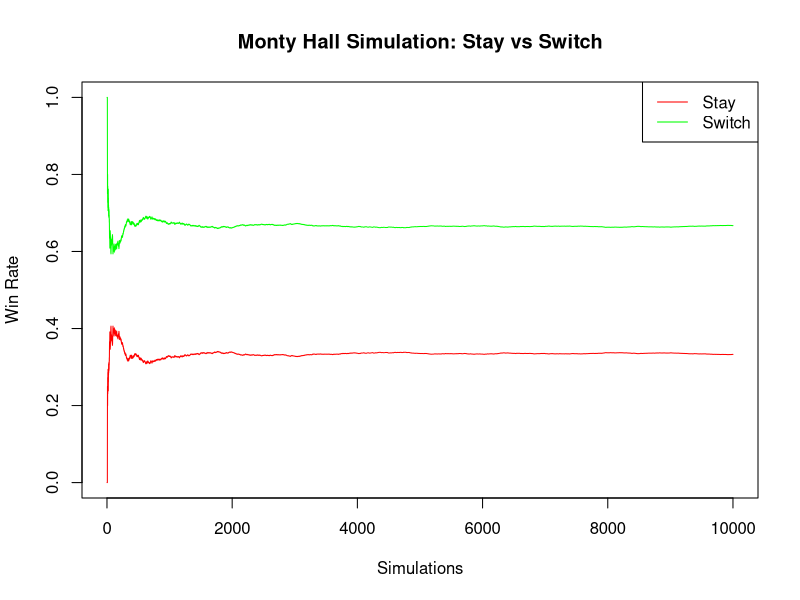
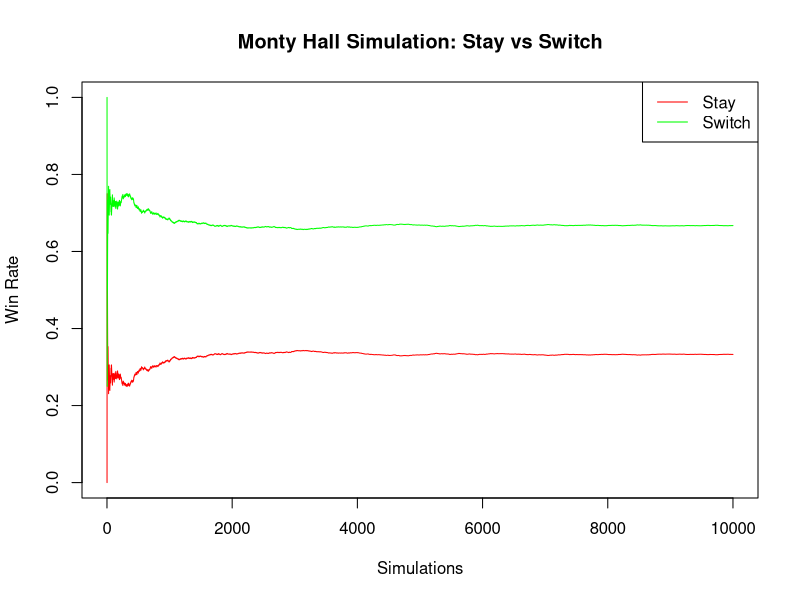
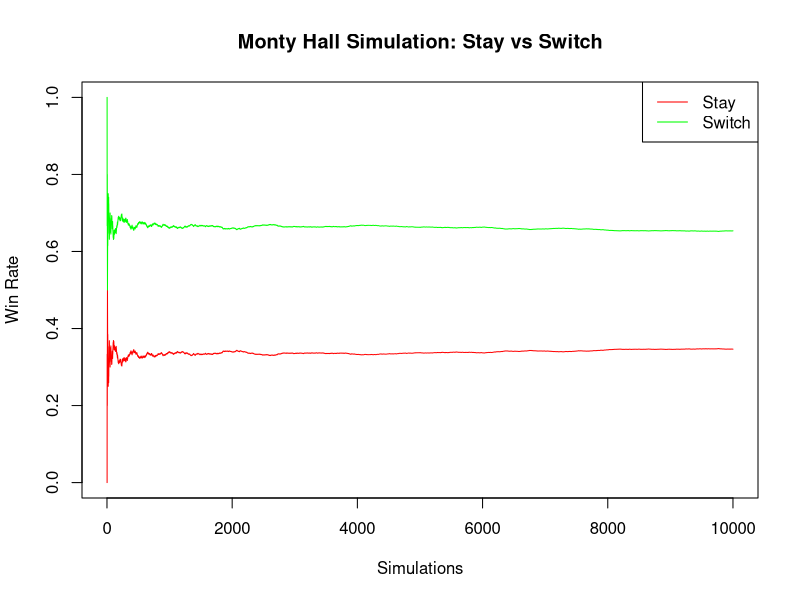
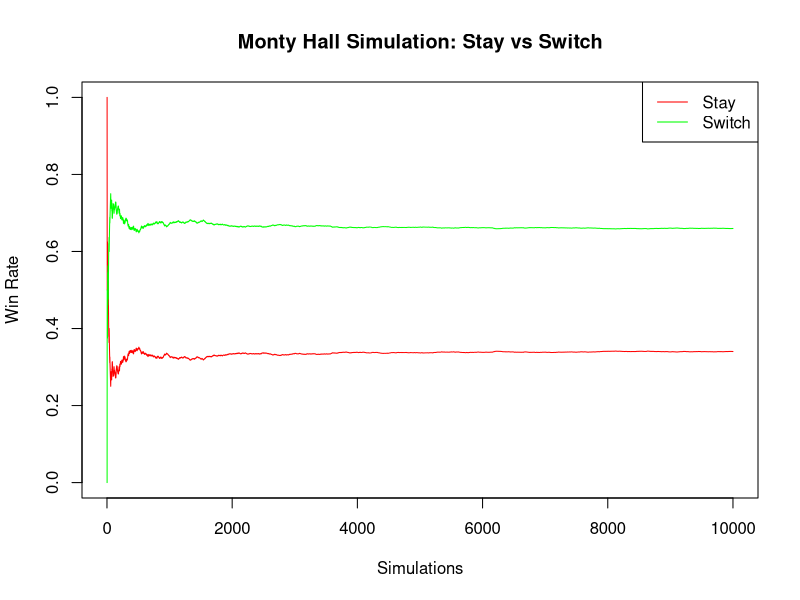
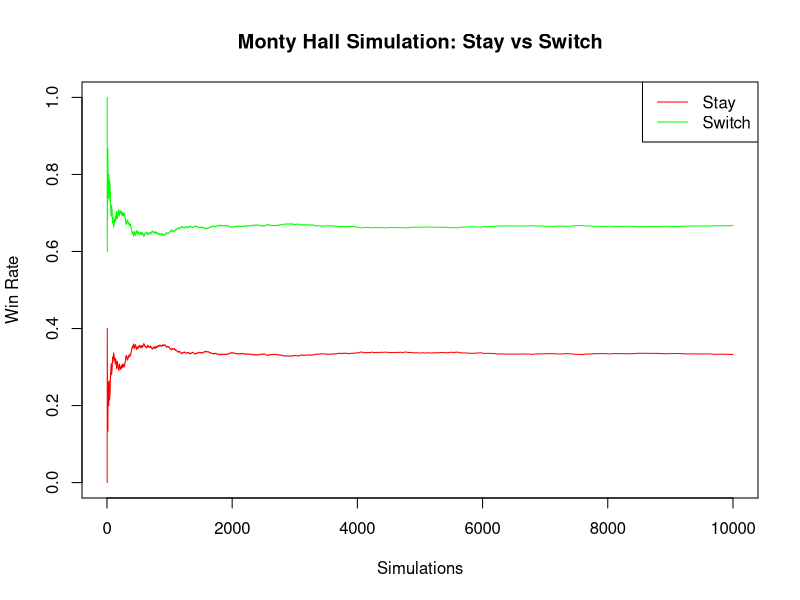
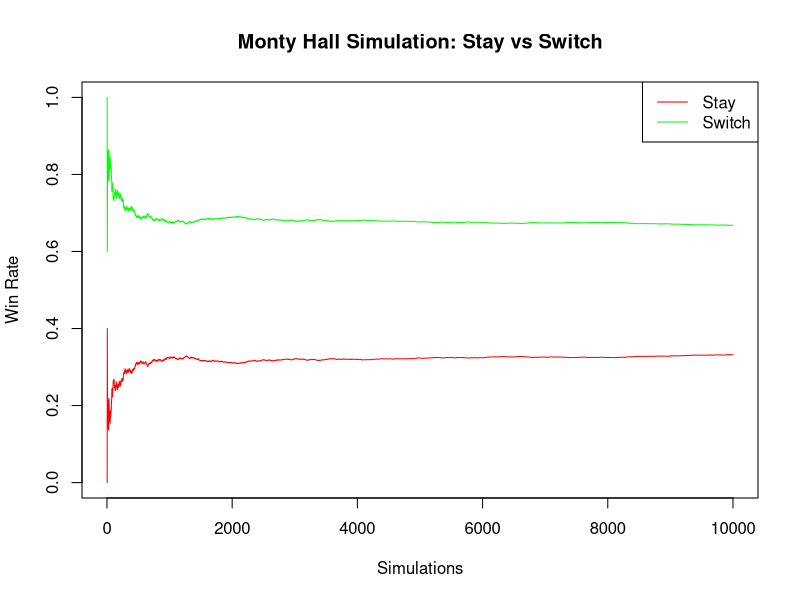
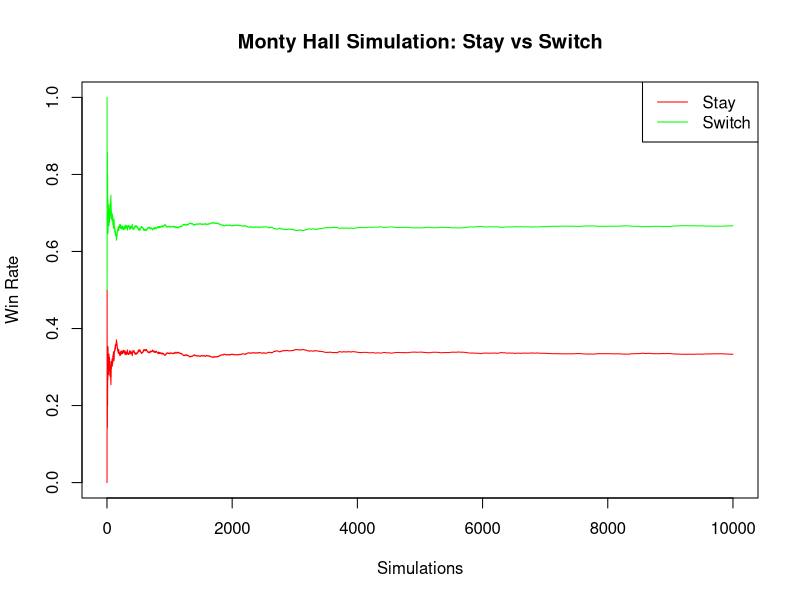
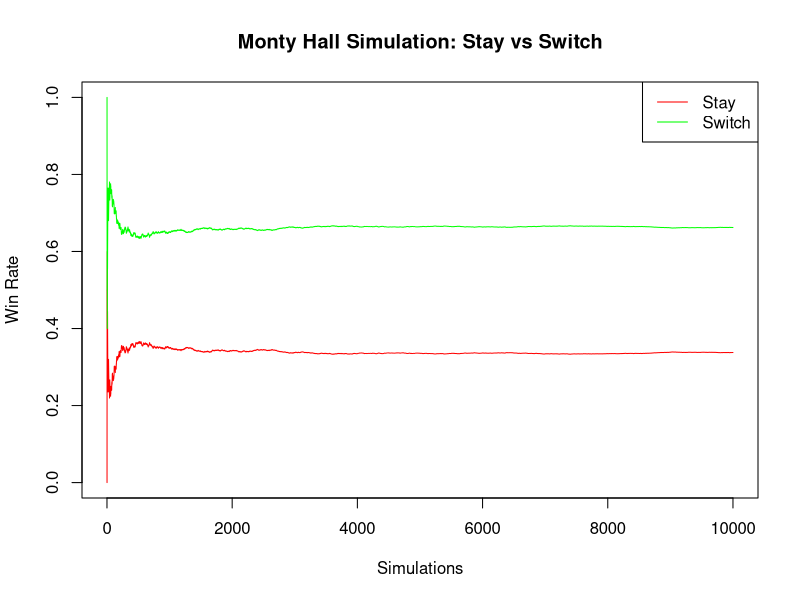

R code for these plots, in order:
# Simulating the Monty Hall Problem in R

simulate_monty_hall <- function(nsim = 10000) {
  stay_results <- numeric(nsim)
  switch_results <- numeric(nsim)

  total_stay_wins <- 0
  total_switch_wins <- 0

  for (i in 1:nsim) {
    
    car_door <- sample(1:3, 1)
    player_choice <- sample(1:3, 1)

    # Host opens a door revealing a goat
    doors_available <- setdiff(1:3, c(player_choice, car_door))
    host_opens <- if (player_choice == car_door) sample(doors_available, 1) else doors_available

    # Switch door
    switch_choice <- setdiff(1:3, c(player_choice, host_opens))

    total_stay_wins <- total_stay_wins + (player_choice == car_door)
    total_switch_wins <- total_switch_wins + (switch_choice == car_door)

    stay_results[i] <- total_stay_wins / i
    switch_results[i] <- total_switch_wins / i
  }

  list(
    stay_win_rate = stay_results,
    switch_win_rate = switch_results
  )
}

for (seed in 1:10) {

    set.seed(seed)
    results <- simulate_monty_hall()

    plot(results$stay_win_rate, type = "l", col = "red", 
      ylab = "Win Rate", xlab = "Simulations", 
      main = "Monty Hall Simulation: Stay vs Switch",
      ylim = c(0, 1))
    lines(results$switch_win_rate, col = "green")
    legend("topright", legend = c("Stay", "Switch"), col = c("red", "green"), lty = 1)

    Sys.sleep(2)
}
